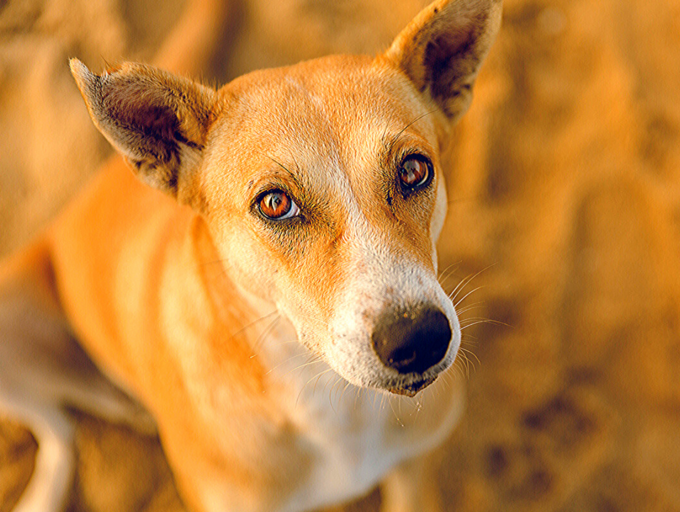
#> input picture OpenCV/dog.png, 680 x 512 px
$ python opencv.py
#> lines starting #> are read from the running program, lines starting #| are printed output that depends on the picture
#simple progarm to read and show an image
from cv2 import cv2
img = cv2.imread('dog.png')
#> img is the input picture: shape (512, 680, 3); mean B, G, R 59.6, 129.8, 191

gray = cv2.imread('dog.png', cv2.IMREAD_GRAYSCALE)
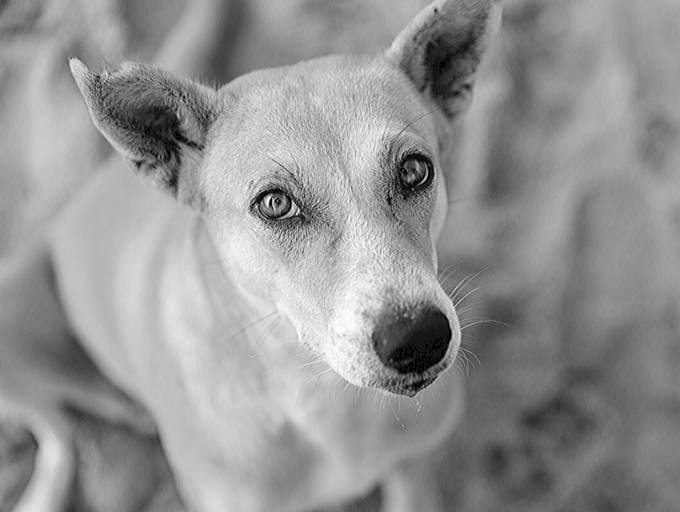
#> gray: shape (512, 680); min 0, max 253, mean 147.4

cv2.imshow('Dog image', img)

cv2.imshow('Gray dog image', gray)

cv2.waitKey(0)
cv2.destroyAllWindows()
